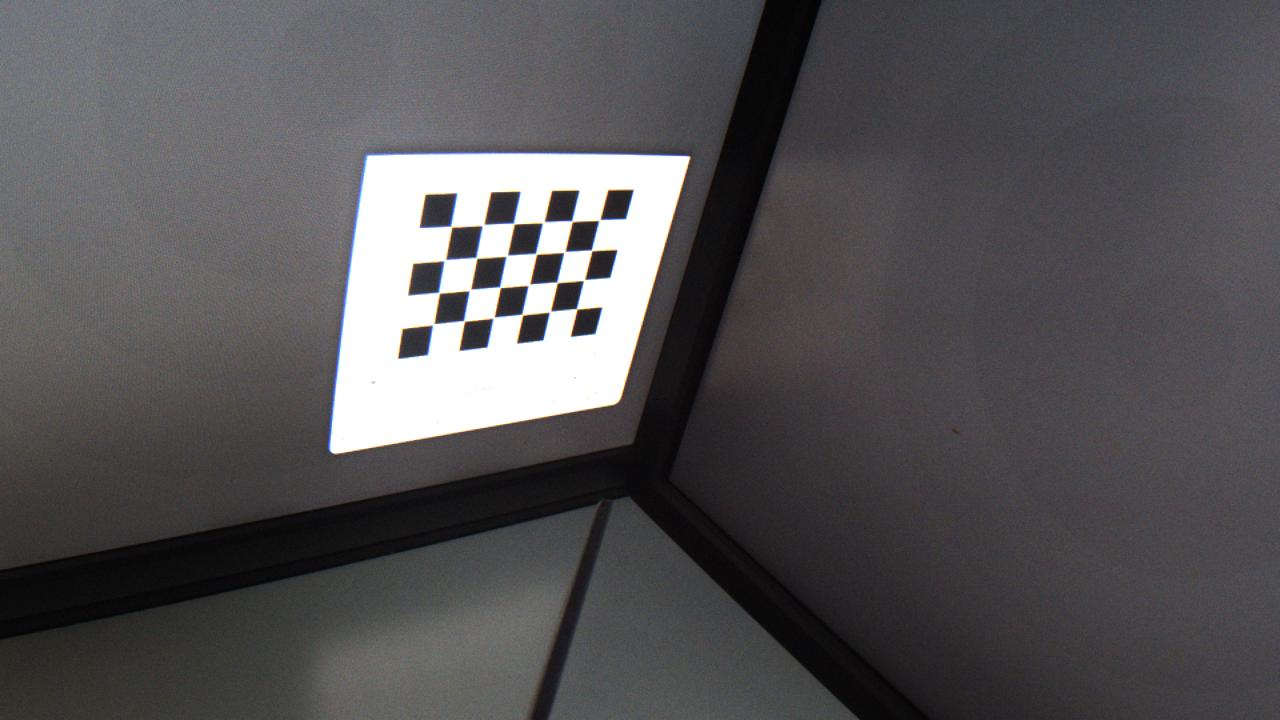
#> input picture Lightstage/Build/Server/1-0.ppm, 1280 x 720 px; its folder holds only this picture in this run
$ python undistort_images.py
#> lines starting #> are read from the running program, lines starting #| are printed output that depends on the picture
import numpy as np
import cv2 as cv
import glob
import os
import shutil

# Directory for saving the images with drawn corners
img_dir = '../../Lightstage/Build/Server/Undistorted/'
if not os.path.exists(img_dir):
    os.makedirs(img_dir)
    print(f"Created directory {img_dir}")
else:
    # Clear existing files in the directory
    for file in os.listdir(img_dir):
        file_path = os.path.join(img_dir, file)
        try:
            if os.path.isfile(file_path) or os.path.islink(file_path):
                os.unlink(file_path)
            elif os.path.isdir(file_path):
                shutil.rmtree(file_path)
        except Exception as e:
            print(f'Failed to delete {file_path}. Reason: {e}')

# Load the distortion and camera matrix from the saved file
calibration_data = np.load('calibration_data.npz')
#> (reads calibration/Camera_calibration/calibration_data.npz from the repository)
mtx = calibration_data['mtx']
dist = calibration_data['dist']

# Load the images
images = glob.glob('../../Lightstage/Build/Server/*.ppm')
print(images)

for image in images:
    # Load the image
    img = cv.imread(image)
#> img is the input picture: shape (720, 1280, 3); mean B, G, R 85.4, 83.5, 85.1

    # Check if the image was loaded
    if img is None:
        print(f"Error loading image {image}")
        continue
    h, w = img.shape[:2]
#> h = 720; w = 1280
    newcameramtx, roi = cv.getOptimalNewCameraMatrix(mtx, dist, (w,h), 1, (w,h))
#> roi = (54, 74, 1176, 589)


    # undistort
    dst = cv.undistort(img, mtx, dist, None, newcameramtx)
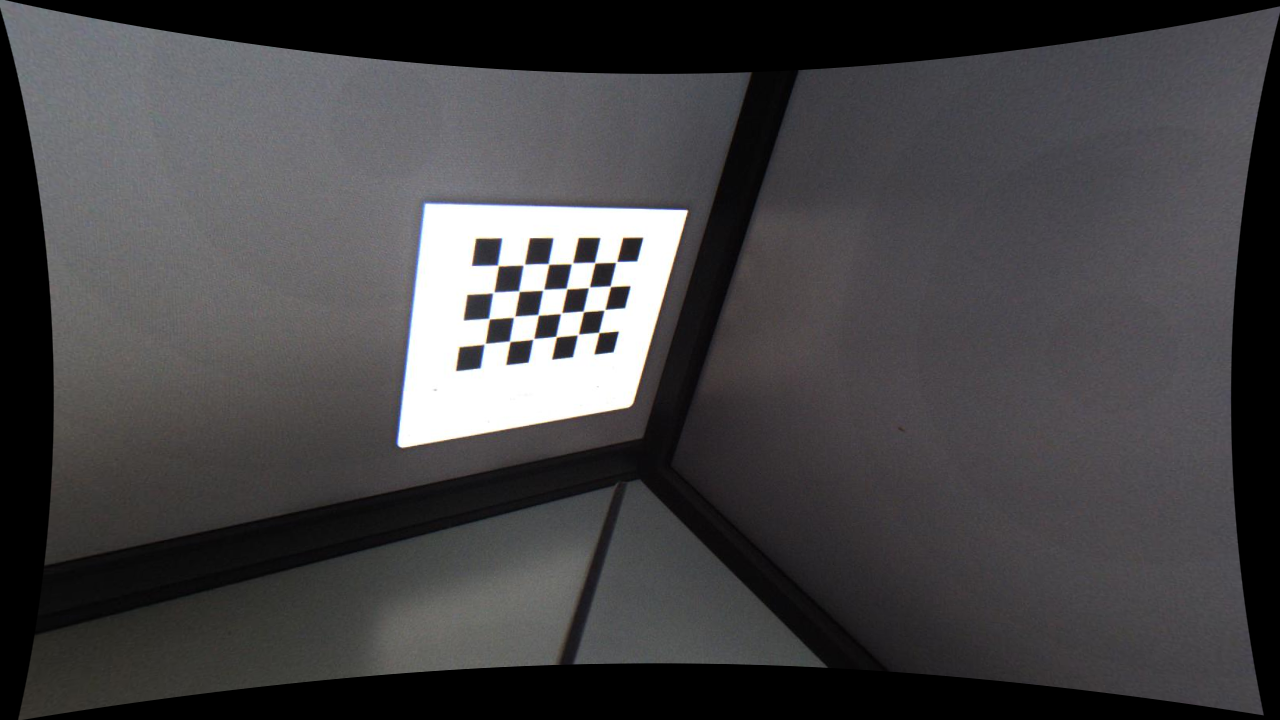
#> dst: shape (720, 1280, 3); mean B, G, R 69.6, 67.9, 69.2
    print(dst)
#> (printed output is left out)
    # crop and save the image
    x, y, w, h = roi
#> x = 54; y = 74; w = 1176; h = 589
    dst = dst[y:y+h, x:x+w]
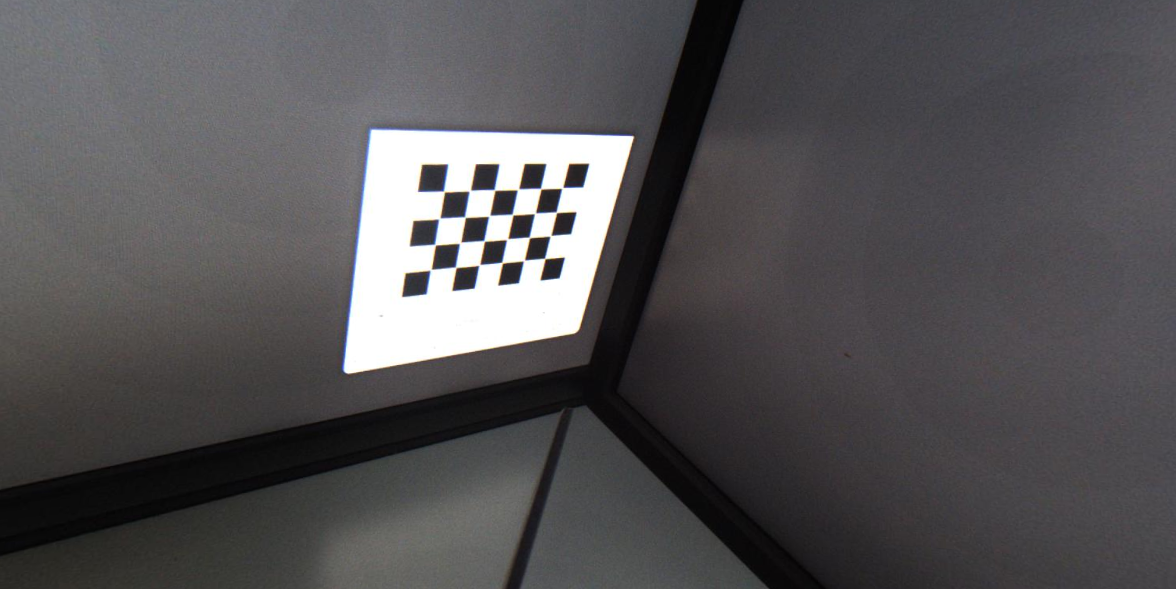
#> dst: shape (589, 1176, 3); mean B, G, R 84.7, 82.7, 84.4
    filename = os.path.basename(image)
    save_path = os.path.join(img_dir, filename)
    success = cv.imwrite(save_path, dst)
    if not success:
        print(f"Failed to save image {save_path}")
    else:
        print(f"Image {filename} undistorted and saved to {save_path}")
